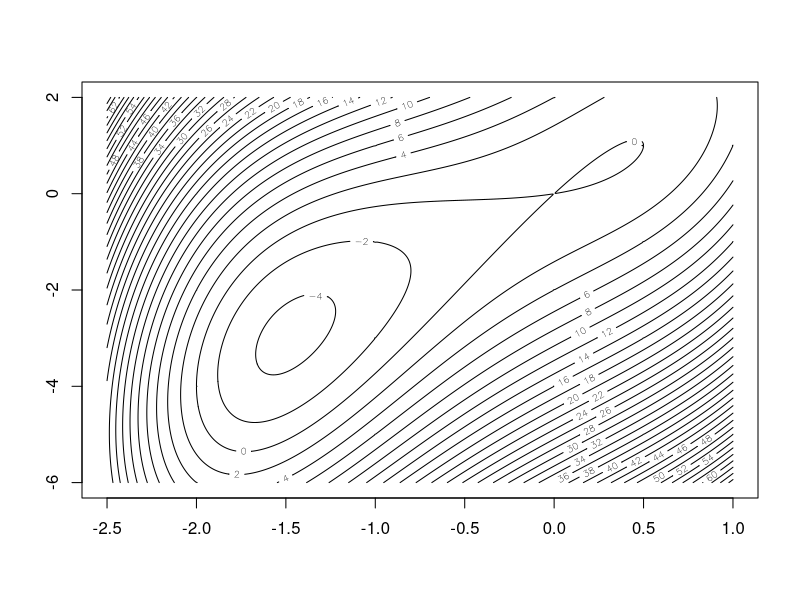

R code for this plot:
## Create contour plot to find possible initial values
x1 = seq(-2.5, 1, by=0.01)
x2 = seq(-6, 2, by=0.01)
f = matrix(0, nrow=length(x1), ncol=length(x2))

for (i in 1:length(x1)) {
  for (j in 1:length(x2)) {
    f[i, j] = 2*x1[i]^4 + 3*x1[i]^3 + 2*x1[i]^2 + x2[j]^2 - 4*x1[i]*x2[j]
  }
}

contour(x1, x2, f, nlevels=30)

## Part A
##
## From our contour plot, it looks like we have three critical values:
## one at (-1.5, -3), at (0, 0), and at (0.3, 0.25)
## Our initial value will be x1=-1.5 and x2=-3, as evidenced by the contour plot.
## Other possible values include (0, 0) and (0.3, 0.25).

xt = c(100, 0)
tol = 0.00001
xtp1 = c(-1.5, 3)

## History of xt values
xHist = matrix(xtp1, 2, 1)

## Original function
f = 2*xtp1[1]^4 + 3*xtp1[1]^3 + 2*xtp1[1]^2 + xtp1[2]^2 - 4*xtp1[1]*xtp1[2]

## History of the original
fHist=f

## History of gradients
gHist = matrix(nrow=2, ncol=0)

while (sum((xtp1 - xt)^2) > tol) {
  xt = xtp1
  gradient = as.vector(c(8*xt[1]^3 + 9*xt[1]^2 + 4*xt[1] - 4*xt[2], 2*xt[2] - 4*xt[1]))
  gHist = matrix(c(gHist, gradient), 2)
  hessian = matrix(c(24*xt[1]^2 + 18*xt[1] + 4, -4, -4, 2), nrow=2, ncol=2)
  xtp1 = xt - solve(hessian, gradient)
  xHist = matrix(c(xHist, xtp1), 2)
  f = 2*xtp1[1]^4 + 3*xtp1[1]^3 + 2*xtp1[1]^2 + xtp1[2]^2 - 4*xtp1[1]*xtp1[2]
  fHist = c(fHist, f)
}

xt = xtp1
gradient = as.vector(c(8*xt[1]^3 + 9*xt[1]^2 + 4*xt[1] - 4*xt[2], 2*xt[2] - 4*xt[1]))
gHist = matrix(c(gHist, gradient), 2)

xHist ## Critical value found here
fHist
gHist

## Part b
## I found that the critical value was (-1.466054, -2.932108).

## Part c
## It took my program three iterations to converge to the critical values.
## The critical values I got were x1=-1.466054 and x2=-2.932108.
## The value of the gradient vector at convergence was: (-4.685156e-05, 0).

hessian
eigen(hessian)

## Part d
## The eigenvalues of the Hessian are: 29.839376 and 1.425274.
## Since all the eigenvalues are positive,
## we know that the critical value we got is a minimum.

